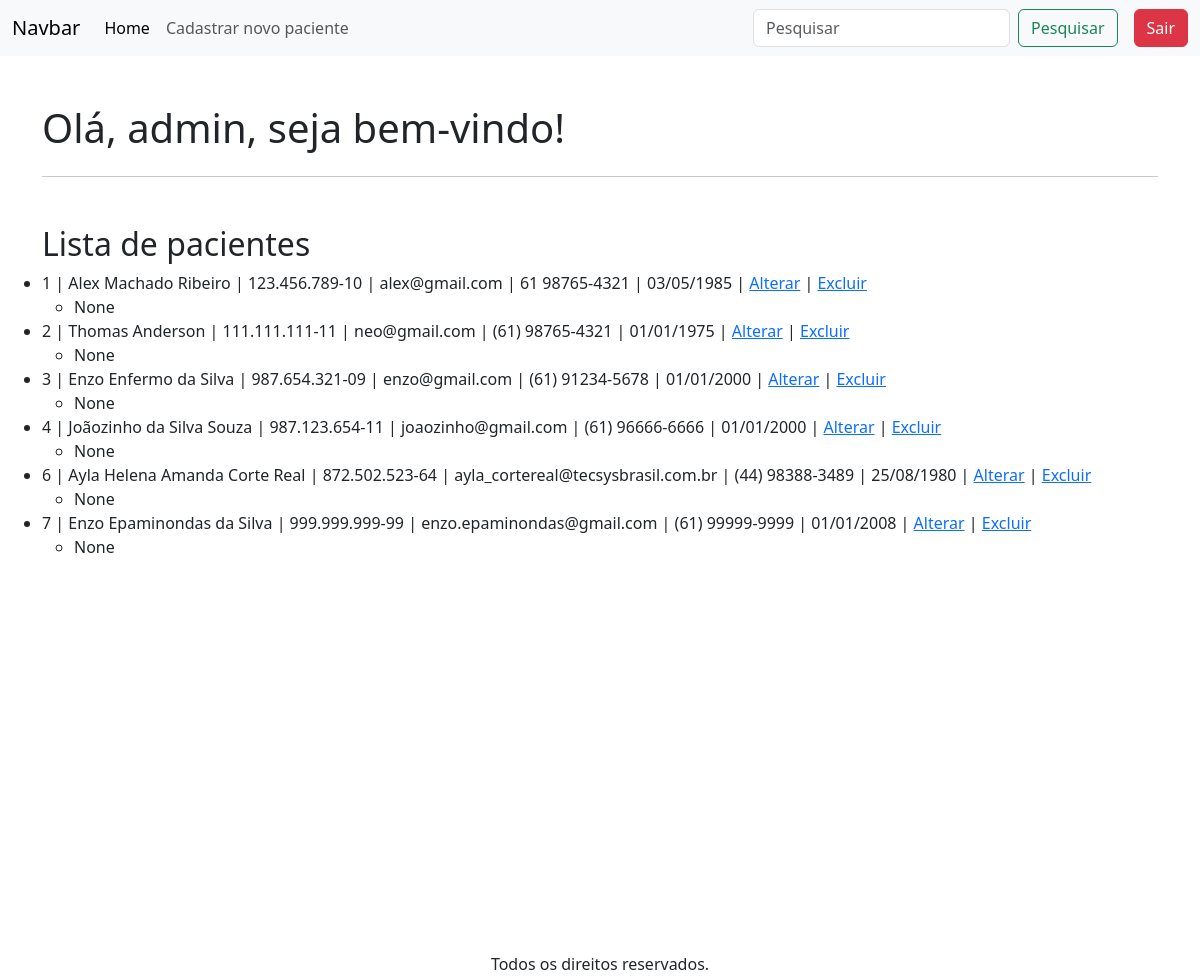
Before: / (signed in) with the older database file.
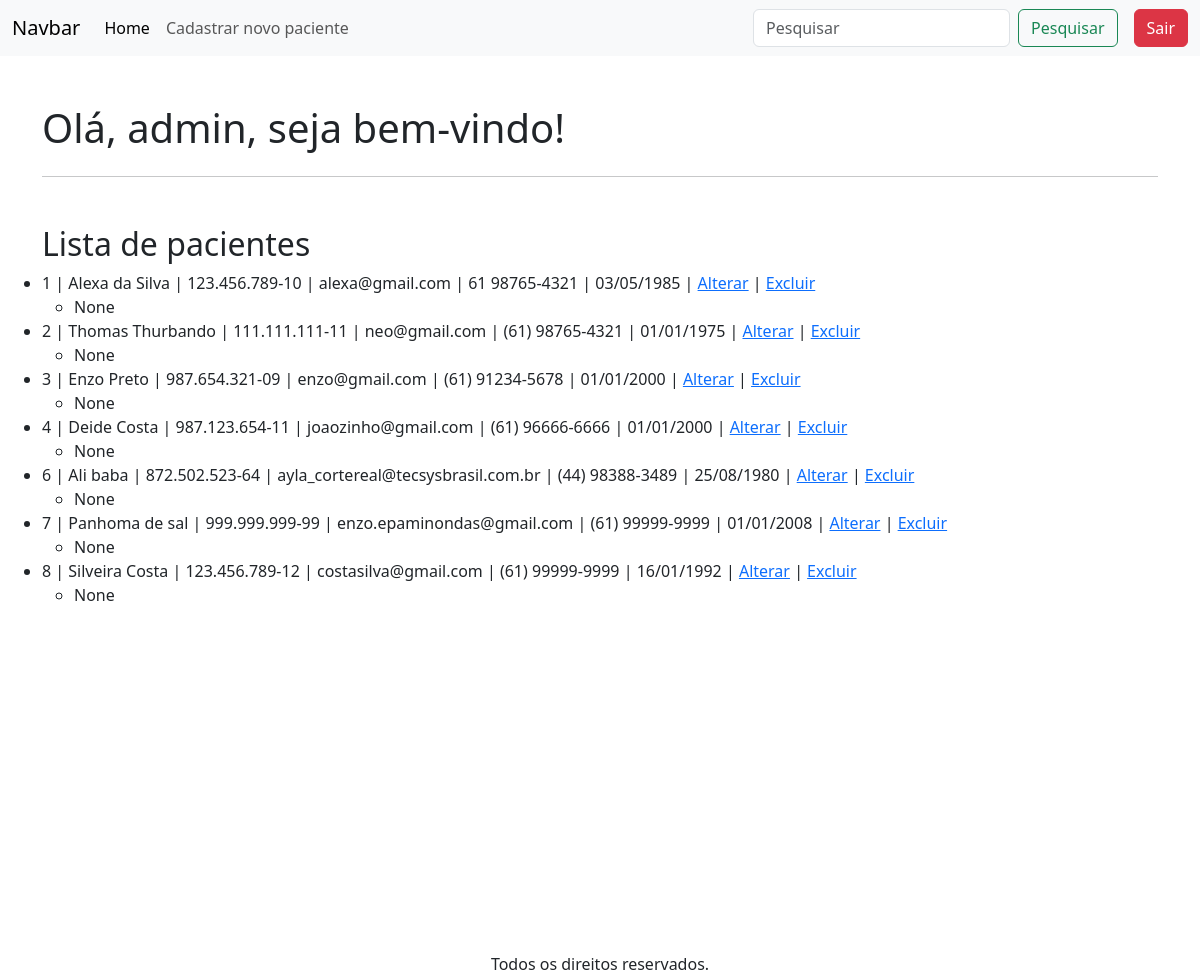
After: the same page with the newer database file.
### apps/crud/models.py (models this page shows, shortened)
class Paciente(models.Model):
    codigo_paciente = models.AutoField(primary_key=True)
    nome = models.CharField(max_length=150, null=False, blank=False)
    cpf = models.CharField(max_length=14, unique=True, null=False, blank=False)
    email = models.EmailField(unique=True, null=False, blank=False)
    telefone = models.CharField(max_length=15, null=False, blank=False)
    data_nascimento = models.DateField(null=False, blank=False)
    sintomas = models.TextField(null=True, blank=True)

### apps/crud/views.py (the view)
# urls.py: path('', views.index, name='index'),
@login_required
def index(request):
    pacientes = Paciente.objects.all()
    return render(request, "index.html", {'pacientes':pacientes})

### apps/crud/templates/index.html (shortened to what this page needs)
{% extends 'base-crud.html' %}
{% block content %}
    <div class="row mt-5">
        <h1>Olá, {{ user.username }}, seja bem-vindo!</h1>
    </div>
    <hr>
    <div class="row mt-5">
        <h2>Lista de pacientes</h2>
        <ul>
            {% for paciente in pacientes %}
                <li>
                    {{ paciente.codigo_paciente }} |
                    {{ paciente.nome }} |
                    {{ paciente.cpf }} |
                    {{ paciente.email }} |
                    {{ paciente.telefone }} |
                    {{ paciente.data_nascimento|date:"d/m/Y" }} |
                    <a href="{% url 'alterar_paciente' paciente.codigo_paciente %}">Alterar</a> |
                    <a href="{% url 'excluir_paciente' paciente.codigo_paciente %}">Excluir</a>
                    <ul>
                        <li>
                            {{ paciente.sintomas }}
                        </li>
                    </ul>
                </li>
            {% empty %}
                <li>Nenhum paciente cadastrado.</li>
            {% endfor %}
        </ul>
    </div>
{% endblock %}

### apps/crud/templates/base-crud.html (shortened to what this page needs)
<!doctype html>
<html lang="pt-br">
  <head>
    <link href="https://cdn.jsdelivr.net/npm/bootstrap@5.3.8/dist/css/bootstrap.min.css" rel="stylesheet">
  </head>
  <body style="background-color: #ffffff">
    {% include 'includes/header.html' %}
    <main class="container vh-100">
        {% block content %}{% endblock %}
    </main>
    {% include 'includes/footer.html' %}
  </body>
</html>

### apps/crud/templates/includes/header.html (shortened to what this page needs)
<header>
    <nav class="navbar navbar-expand-lg bg-body-tertiary">
        <div class="container-fluid">
            <a class="navbar-brand" href="#">Navbar</a>
            <div class="collapse navbar-collapse" id="navbarSupportedContent">
                <ul class="navbar-nav me-auto mb-2 mb-lg-0">
                    <li class="nav-item">
                        <a class="nav-link active" aria-current="page" href="/">Home</a>
                    </li>
                    <li class="nav-item">
                        <a class="nav-link" href="novoPaciente/">Cadastrar novo paciente</a>
                    </li>
                </ul>
                <form action="{% url 'buscar_paciente' %}" method="GET"  class="d-flex" role="search">
                    <input class="form-control me-2" type="search" name="buscar" placeholder="Pesquisar" aria-label="Search" />
                    <button class="btn btn-outline-success" type="submit">Pesquisar</button>
                </form>
                <a href="logout/" class="btn btn-danger ms-3">
                    Sair
                </a>
            </div>
        </div>
    </nav>
</header>

### apps/crud/templates/includes/footer.html
<footer class="container d-flex justify-content-center mt-5">
    Todos os direitos reservados.
</footer>

Changed rows visible on the page:
changed Paciente id 1: nome "Alex Machado Ribeiro" → "Alexa da Silva"; email "alex@gmail.com" → "alexa@gmail.com"
changed Paciente "neo@gmail.com": nome "Thomas Anderson" → "Thomas Thurbando"
changed Paciente "enzo@gmail.com": nome "Enzo Enfermo da Silva" → "Enzo Preto"
changed Paciente "joaozinho@gmail.com": nome "Joãozinho da Silva Souza" → "Deide Costa"
changed Paciente "ayla_cortereal@tecsysbrasil.com.br": nome "Ayla Helena Amanda Corte Real" → "Ali baba"
changed Paciente "enzo.epaminondas@gmail.com": nome "Enzo Epaminondas da Silva" → "Panhoma de sal"
added Paciente: codigo_paciente "8", nome "Silveira Costa", cpf "123.456.789-12", email "costasilva@gmail.com", telefone "(61) 99999-9999", data_nascimento "16/01/1992", sintomas "None"
